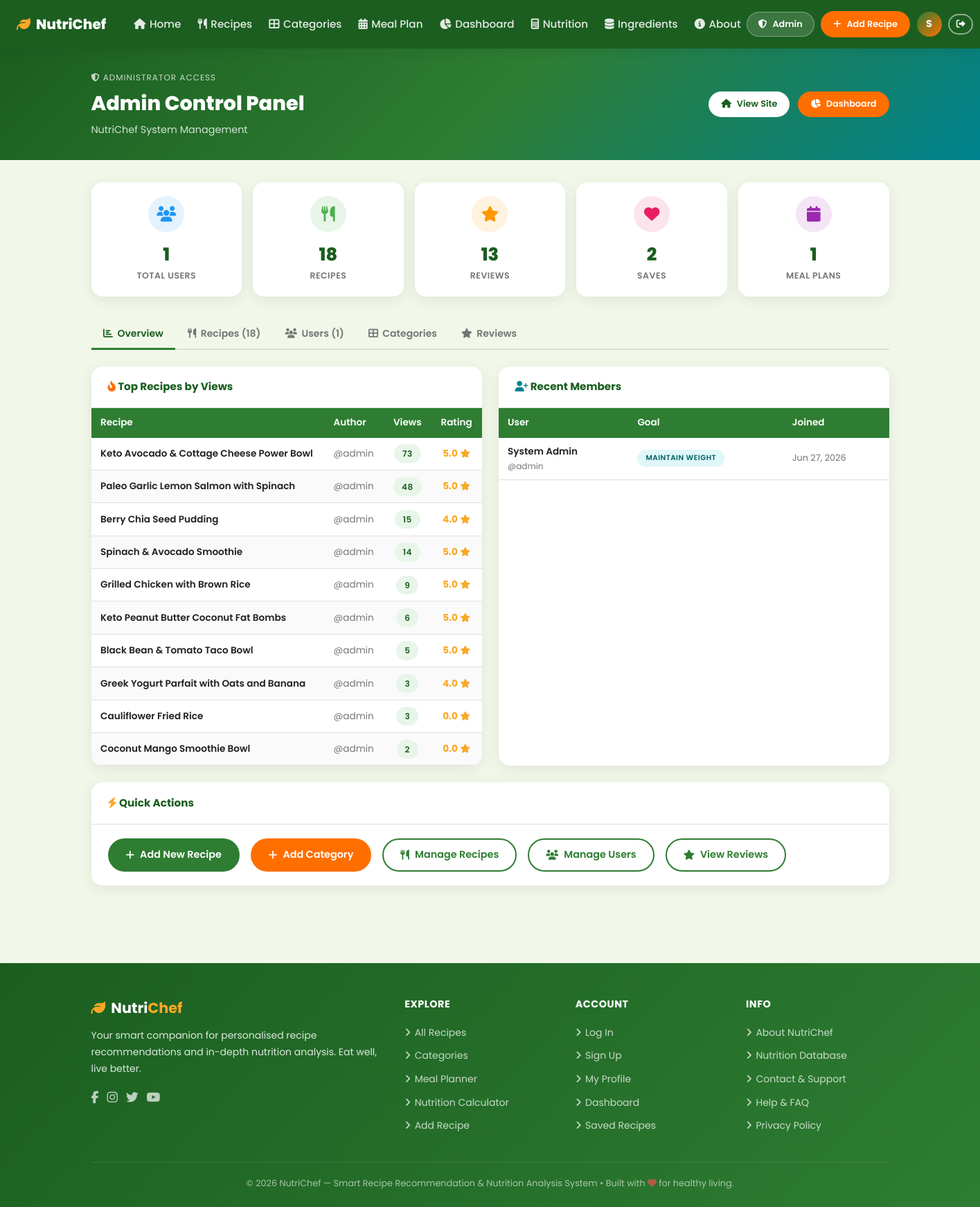
Screenshot of /pages/admin.php (signed in) with the database file from the repository.
### tables this page shows
CREATE TABLE `users` (
  `user_id` int(11) NOT NULL,
  `username` varchar(50) NOT NULL,
  `email` varchar(100) NOT NULL,
  `password_hash` varchar(255) NOT NULL,
  `full_name` varchar(100) NOT NULL,
  `age` int(11) DEFAULT NULL,
  `gender` enum('Male','Female','Other') DEFAULT NULL,
  `weight_kg` decimal(5,2) DEFAULT NULL,
  `height_cm` decimal(5,2) DEFAULT NULL,
  `activity_level` enum('Sedentary','Lightly Active','Moderately Active','Very Active','Extra Active') DEFAULT 'Moderately Active',
  `dietary_preference` enum('None','Vegetarian','Vegan','Gluten-Free','Keto','Paleo') DEFAULT 'None',
  `health_goal` enum('Lose Weight','Maintain Weight','Gain Weight','Build Muscle') DEFAULT 'Maintain Weight',
  `profile_picture` varchar(255) DEFAULT 'default_avatar.png',
  `created_at` timestamp NOT NULL DEFAULT current_timestamp(),
  `updated_at` timestamp NOT NULL DEFAULT current_timestamp() ON UPDATE current_timestamp()
);

CREATE TABLE `categories` (
  `category_id` int(11) NOT NULL,
  `category_name` varchar(50) NOT NULL,
  `icon` varchar(50) DEFAULT 'fa-utensils',
  `color_hex` varchar(7) DEFAULT '#4CAF50'
);

CREATE TABLE `recipes` (
  `recipe_id` int(11) NOT NULL,
  `title` varchar(150) NOT NULL,
  `description` text DEFAULT NULL,
  `category_id` int(11) DEFAULT NULL,
  `user_id` int(11) DEFAULT NULL,
  `prep_time_min` int(11) DEFAULT 0,
  `cook_time_min` int(11) DEFAULT 0,
  `servings` int(11) DEFAULT 1,
  `difficulty` enum('Easy','Medium','Hard') DEFAULT 'Medium',
  `dietary_type` enum('None','Vegetarian','Vegan','Gluten-Free','Keto','Paleo') DEFAULT 'None',
  `image_url` varchar(255) DEFAULT 'default_recipe.jpg',
  `instructions` text NOT NULL,
  `is_featured` tinyint(1) DEFAULT 0,
  `total_calories` decimal(8,2) DEFAULT 0.00,
  `total_protein` decimal(8,2) DEFAULT 0.00,
  `total_carbs` decimal(8,2) DEFAULT 0.00,
  `total_fat` decimal(8,2) DEFAULT 0.00,
  `total_fiber` decimal(8,2) DEFAULT 0.00,
  `view_count` int(11) DEFAULT 0,
  `rating_avg` decimal(3,2) DEFAULT 0.00,
  `created_at` timestamp NOT NULL DEFAULT current_timestamp()
);

### includes/auth.php (called while the page is built, shortened)
<?php
function isLoggedIn(): bool {
    return isset($_SESSION['user_id']) && !empty($_SESSION['user_id']);
}
function getCurrentUser(): ?array {
    $pdo = getDB();
    $stmt = $pdo->prepare("SELECT * FROM users WHERE user_id = ?");
    $stmt->execute([$_SESSION['user_id']]);
    return $stmt->fetch() ?: null;
}

### includes/functions.php (called while the page is built, shortened)
<?php
function getCategories(): array {
    $pdo = getDB();
    $stmt = $pdo->query("SELECT *, (SELECT COUNT(*) FROM recipes WHERE category_id = categories.category_id) AS recipe_count FROM categories ORDER BY category_name");
    return $stmt->fetchAll();
}

### pages/admin.php (the view, shortened to what this page needs)
<?php
require_once __DIR__ . '/../includes/auth.php';
require_once __DIR__ . '/../includes/functions.php';
$pdo       = getDB();
$totalUsers    = $pdo->query("SELECT COUNT(*) FROM users")->fetchColumn();
$totalRecipes  = $pdo->query("SELECT COUNT(*) FROM recipes")->fetchColumn();
$totalReviews  = $pdo->query("SELECT COUNT(*) FROM reviews")->fetchColumn();
$totalSaves    = $pdo->query("SELECT COUNT(*) FROM saved_recipes")->fetchColumn();
$totalPlans    = $pdo->query("SELECT COUNT(*) FROM meal_plans")->fetchColumn();
$tab = $_GET['tab'] ?? 'overview';
$allUsers = $pdo->query(
    "SELECT u.*, COUNT(DISTINCT r.recipe_id) as recipe_count, COUNT(DISTINCT rv.review_id) as review_count
     FROM users u
     LEFT JOIN recipes r ON r.user_id = u.user_id
     LEFT JOIN reviews rv ON rv.user_id = u.user_id
     GROUP BY u.user_id ORDER BY u.created_at DESC"
)->fetchAll();
$allCategories = getCategories();
$topRecipes = $pdo->query(
    "SELECT r.title, r.view_count, r.rating_avg, u.username
     FROM recipes r LEFT JOIN users u ON r.user_id = u.user_id
     ORDER BY r.view_count DESC LIMIT 10"
)->fetchAll();
include __DIR__ . '/../includes/header.php';
?>
<div style="background:linear-gradient(135deg,#1B5E20,#2E7D32,#00838F);color:#fff;padding:2rem 0;margin-bottom:0">
    <div class="container">
        <div style="display:flex;align-items:center;justify-content:space-between;flex-wrap:wrap;gap:1rem">
            <div>
                <div style="font-size:.75rem;text-transform:uppercase;letter-spacing:1px;opacity:.75;margin-bottom:.3rem">
                    <i class="fas fa-shield-alt"></i> Administrator Access
                </div>
                <h1 style="font-size:1.8rem;font-weight:800;margin:0">Admin Control Panel</h1>
                <p style="opacity:.8;margin:.25rem 0 0;font-size:.9rem">NutriChef System Management</p>
            </div>
            <div style="display:flex;gap:.75rem">
                <a href="<?= SITE_URL ?>" class="btn btn-white btn-sm"><i class="fas fa-home"></i> View Site</a>
                <a href="dashboard.php" class="btn btn-secondary btn-sm"><i class="fas fa-chart-pie"></i> Dashboard</a>
            </div>
        </div>
    </div>
</div>
<div class="container" style="padding-top:2rem;padding-bottom:3rem">
    <div class="stats-grid" style="margin-bottom:2rem">
        <?php
        $stats = [
            ['icon'=>'fa-users','label'=>'Total Users','value'=>$totalUsers,'color'=>'#2196F3','bg'=>'#E3F2FD'],
            ['icon'=>'fa-utensils','label'=>'Recipes','value'=>$totalRecipes,'color'=>'#4CAF50','bg'=>'#E8F5E9'],
            ['icon'=>'fa-star','label'=>'Reviews','value'=>$totalReviews,'color'=>'#FF9800','bg'=>'#FFF3E0'],
            ['icon'=>'fa-heart','label'=>'Saves','value'=>$totalSaves,'color'=>'#E91E63','bg'=>'#FCE4EC'],
            ['icon'=>'fa-calendar','label'=>'Meal Plans','value'=>$totalPlans,'color'=>'#9C27B0','bg'=>'#F3E5F5'],
        ];
        foreach ($stats as $s): ?>
        <div class="stat-card">
            <div class="stat-icon" style="background:<?= $s['bg'] ?>">
                <i class="fas <?= $s['icon'] ?>" style="color:<?= $s['color'] ?>"></i>
            </div>
            <div class="stat-value" style="font-size:1.6rem"><?= number_format($s['value']) ?></div>
            <div class="stat-label"><?= $s['label'] ?></div>
        </div>
        <?php endforeach; ?>
    </div>
    <div class="admin-tabs">
        <?php
        $tabs = [
            'overview'   => ['icon'=>'fa-chart-bar','label'=>'Overview'],
            'recipes'    => ['icon'=>'fa-utensils','label'=>'Recipes ('.$totalRecipes.')'],
            'users'      => ['icon'=>'fa-users','label'=>'Users ('.$totalUsers.')'],
            'categories' => ['icon'=>'fa-th-large','label'=>'Categories'],
            'reviews'    => ['icon'=>'fa-star','label'=>'Reviews'],
        ];
        foreach ($tabs as $key => $t): ?>
        <a href="?tab=<?= $key ?>" class="admin-tab-btn <?= $tab===$key?'active':'' ?>">
            <i class="fas <?= $t['icon'] ?>"></i> <?= $t['label'] ?>
        </a>
        <?php endforeach; ?>
    </div>
    <?php if ($tab === 'overview'): ?>
    <div style="display:grid;grid-template-columns:1fr 1fr;gap:1.5rem">
        <div class="card">
            <div style="padding:1.1rem 1.5rem;border-bottom:1px solid var(--border)">
                <h3 style="font-size:.95rem;font-weight:700;color:var(--primary-dark)"><i class="fas fa-fire-alt" style="color:var(--secondary)"></i> Top Recipes by Views</h3>
            </div>
            <div class="card-body" style="padding:0">
                <table class="admin-table">
                    <thead><tr><th>Recipe</th><th>Author</th><th style="text-align:center">Views</th><th style="text-align:center">Rating</th></tr></thead>
                    <tbody>
                    <?php foreach ($topRecipes as $r): ?>
                        <tr>
                            <td style="font-weight:600"><?= htmlspecialchars($r['title']) ?></td>
                            <td style="color:var(--text-muted)">@<?= htmlspecialchars($r['username']??'—') ?></td>
                            <td style="text-align:center"><span class="badge badge-green"><?= number_format($r['view_count']) ?></span></td>
                            <td style="text-align:center">
                                <span style="color:var(--warning);font-weight:700"><?= number_format((float)$r['rating_avg'],1) ?></span>
                                <i class="fas fa-star" style="color:var(--warning);font-size:.8rem"></i>
                            </td>
                        </tr>
                    <?php endforeach; ?>
                    </tbody>
                </table>
            </div>
        </div>
        <div class="card">
            <div style="padding:1.1rem 1.5rem;border-bottom:1px solid var(--border)">
                <h3 style="font-size:.95rem;font-weight:700;color:var(--primary-dark)"><i class="fas fa-user-plus" style="color:var(--accent)"></i> Recent Members</h3>
            </div>
            <div class="card-body" style="padding:0">
                <table class="admin-table">
                    <thead><tr><th>User</th><th>Goal</th><th>Joined</th></tr></thead>
                    <tbody>
                    <?php foreach (array_slice($allUsers, 0, 10) as $u): ?>
                        <tr>
                            <td>
                                <div style="font-weight:600"><?= htmlspecialchars($u['full_name']) ?></div>
                                <div style="font-size:.75rem;color:var(--text-muted)">@<?= htmlspecialchars($u['username']) ?></div>
                            </td>
                            <td><span class="badge badge-teal" style="font-size:.65rem"><?= htmlspecialchars($u['health_goal']??'—') ?></span></td>
                            <td style="color:var(--text-muted);font-size:.8rem"><?= date('M j, Y', strtotime($u['created_at'])) ?></td>
                        </tr>
                    <?php endforeach; ?>
                    </tbody>
                </table>
            </div>
        </div>
        <div class="card" style="grid-column:span 2">
            <div style="padding:1.1rem 1.5rem;border-bottom:1px solid var(--border)">
                <h3 style="font-size:.95rem;font-weight:700;color:var(--primary-dark)"><i class="fas fa-bolt" style="color:var(--warning)"></i> Quick Actions</h3>
            </div>
            <div class="card-body" style="display:flex;gap:1rem;flex-wrap:wrap">
                <a href="add_recipe.php" class="btn btn-primary"><i class="fas fa-plus"></i> Add New Recipe</a>
                <a href="?tab=categories" class="btn btn-secondary"><i class="fas fa-plus"></i> Add Category</a>
                <a href="?tab=recipes" class="btn btn-outline"><i class="fas fa-utensils"></i> Manage Recipes</a>
                <a href="?tab=users" class="btn btn-outline"><i class="fas fa-users"></i> Manage Users</a>
                <a href="?tab=reviews" class="btn btn-outline"><i class="fas fa-star"></i> View Reviews</a>
            </div>
        </div>
    </div>
    <?php endif; ?>
</div>
<?php include __DIR__ . '/../includes/footer.php'; ?>

### includes/header.php (shortened to what this page needs)
<?php
require_once __DIR__ . '/auth.php';
$isLoggedIn = isLoggedIn();
$currentUser = $isLoggedIn ? getCurrentUser() : null;
$initials = $currentUser ? strtoupper(substr($currentUser['full_name'] ?? $currentUser['username'] ?? 'U', 0, 1)) : '';
?>
<!DOCTYPE html>
<html lang="en">
<head>
  <link rel="stylesheet" href="https://cdnjs.cloudflare.com/ajax/libs/font-awesome/6.5.0/css/all.min.css" />
  <link rel="stylesheet" href="<?= SITE_URL ?>/css/style.css" />
</head>
<body>
<header class="navbar" style="position: sticky; top: 0; z-index: 1000; background: var(--primary-dark); box-shadow: var(--shadow); height: 70px;">
  <div class="container">
    <a href="<?= SITE_URL ?>/index.php" style="display: flex; align-items: center; gap: 0.5rem; text-decoration: none; font-size: 1.25rem; font-weight: 800; color: #fff; flex-shrink: 0;">
      <i class="fas fa-leaf" style="color: var(--secondary-light);"></i> NutriChef
    </a>
    <ul class="nav-links">
      <li><a href="<?= SITE_URL ?>/index.php"><i class="fas fa-home"></i> Home</a></li>
      <li><a href="<?= SITE_URL ?>/pages/recipes.php"><i class="fas fa-utensils"></i> Recipes</a></li>
      <li><a href="<?= SITE_URL ?>/pages/categories.php"><i class="fas fa-th-large"></i> Categories</a></li>
      <?php if ($isLoggedIn): ?>
        <li><a href="<?= SITE_URL ?>/pages/meal_plan.php"><i class="fas fa-calendar-alt"></i> Meal Plan</a></li>
        <li><a href="<?= SITE_URL ?>/pages/dashboard.php"><i class="fas fa-chart-pie"></i> Dashboard</a></li>
      <?php endif; ?>
      <li><a href="<?= SITE_URL ?>/pages/nutrition_calculator.php"><i class="fas fa-calculator"></i> Nutrition</a></li>
      <li><a href="<?= SITE_URL ?>/pages/ingredients.php"><i class="fas fa-database"></i> Ingredients</a></li>
      <li><a href="<?= SITE_URL ?>/pages/about.php"><i class="fas fa-info-circle"></i> About</a></li>
    </ul>
    <div style="display: flex; align-items: center; gap: 0.6rem; flex-shrink: 0;">
      <?php if ($isLoggedIn): ?>
        <?php if (($currentUser['username'] ?? '') === 'admin' || ($currentUser['user_id'] ?? 0) === 1): ?>
          <a href="<?= SITE_URL ?>/pages/admin.php" class="btn btn-sm" style="border-radius:50px; background:rgba(255,255,255,.15); color:#fff; border:1px solid rgba(255,255,255,.35); white-space:nowrap;">
            <i class="fas fa-shield-alt"></i> Admin
          </a>
        <?php endif; ?>
        <a href="<?= SITE_URL ?>/pages/add_recipe.php" class="btn btn-secondary btn-sm" style="border-radius:50px; white-space:nowrap;">
          <i class="fas fa-plus"></i> Add Recipe
        </a>
        <a href="<?= SITE_URL ?>/pages/profile.php" class="nav-avatar" title="<?= htmlspecialchars($currentUser['full_name'] ?? '') ?>" style="width:36px; height:36px; border-radius:50%; background:linear-gradient(135deg,#2E7D32,#FF6F00); display:flex; align-items:center; justify-content:center; color:#fff; font-weight:700; font-size:.9rem; text-decoration:none; flex-shrink:0;">
          <?= $initials ?>
        </a>
        <a href="<?= SITE_URL ?>/php/logout.php" class="btn btn-outline btn-sm" style="color:#fff; border-color:rgba(255,255,255,.5); flex-shrink:0; padding: 0.4rem 0.6rem;" title="Logout">
          <i class="fas fa-sign-out-alt"></i>
        </a>
      <?php endif; ?>
    </div>
  </div>
</header>

### rows the page displays
users: full_name "S", full_name "System Admin", username "admin", health_goal "MAINTAIN WEIGHT", created_at "Jun 27, 2026"
categories: value "2", label "SAVES"
recipes: title "Keto Avocado & Cottage Cheese Power Bowl", user.username "admin", view_count "73", rating_avg "5.0"
recipes: title "Paleo Garlic Lemon Salmon with Spinach", user.username "admin", view_count "48", rating_avg "5.0"
recipes: title "Berry Chia Seed Pudding", user.username "admin", view_count "15", rating_avg "4.0"
recipes: title "Spinach & Avocado Smoothie", user.username "admin", view_count "14", rating_avg "5.0"
recipes: title "Grilled Chicken with Brown Rice", user.username "admin", view_count "9", rating_avg "5.0"
recipes: title "Keto Peanut Butter Coconut Fat Bombs", user.username "admin", view_count "6", rating_avg "5.0"
recipes: title "Black Bean & Tomato Taco Bowl", user.username "admin", view_count "5", rating_avg "5.0"
recipes: title "Greek Yogurt Parfait with Oats and Banana", user.username "admin", view_count "3", rating_avg "4.0"
recipes: title "Cauliflower Fried Rice", user.username "admin", view_count "3", rating_avg "0.0"
recipes: title "Coconut Mango Smoothie Bowl", user.username "admin", view_count "2", rating_avg "0.0"

### other values shown
$s['value'] "1"
$s['label'] "TOTAL USERS"
$s['value'] "18"
$s['label'] "RECIPES"
$s['value'] "13"
$s['label'] "REVIEWS"
$s['label'] "MEAL PLANS"
$t['label'] "Overview"
$t['label'] "Recipes (18)"
$t['label'] "Users (1)"
$t['label'] "Categories"
$t['label'] "Reviews"
